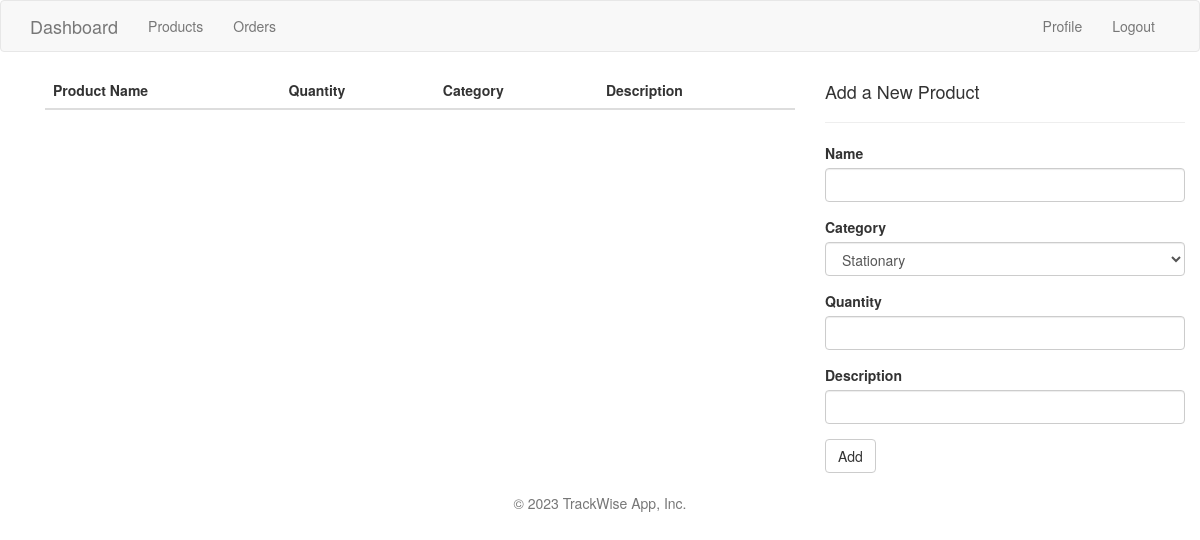
Page /products (signed in) on the earlier database version.
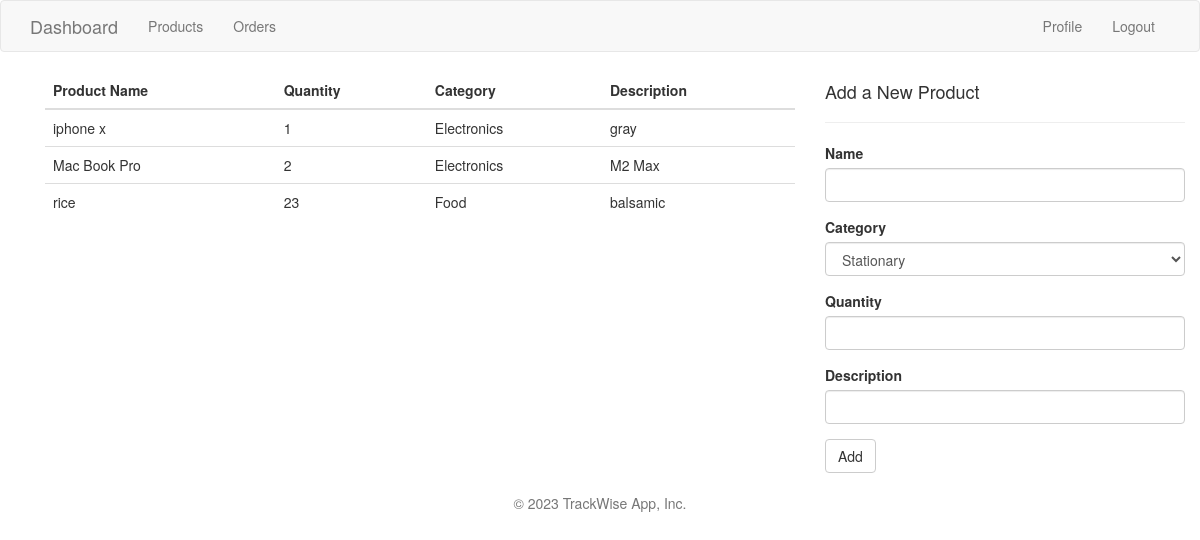
Same page on the later database version.
### app/models.py (models this page shows, shortened)
class Product(db.Model):
    id = db.Column(db.Integer, primary_key=True)
    name = db.Column(db.String(100), nullable=True)
    category = db.Column(db.String(20), nullable=True)
    quantity = db.Column(db.Integer, nullable=True)
    description = db.Column(db.String(200), nullable=True)

### app/routes.py (the view, shortened to what this page needs)
@app.route('/products', methods=['GET', 'POST'])
@login_required
def products():
    products = Product.query.all()
    form = ProductForm()
    context = {
        "products": products,
        "form": form
    }
    return render_template('products.html',title="Products", context=context )

### app/forms.py
class ProductForm(FlaskForm):
    name = StringField("Name", validators=[DataRequired()])
    category = SelectField("Category", choices=CATEGORY, validators=[DataRequired()])
    quantity = IntegerField("Quantity", validators=[DataRequired()])
    description = StringField("Description", validators=[DataRequired()])
    add = SubmitField('Add')

### app/models.py (called while the page is built)
@login.user_loader
def load_user(id):
    return User.query.get(int(id))

### app/templates/products.html
{% extends 'base.html' %}
{% import 'bootstrap/wtf.html' as wtf %}
{% block app_content %}
<div class="container">
    <div class="row">
        <div class="col-md-8">
            <table class="table">
               <thead>
                <tr>
                <th scope="col">Product Name</th>
                <th scope="col">Quantity</th>
                <th scope="col">Category</th>
                <th scope="col">Description</th>
                </tr>
               </thead>
               <tbody>
                {% for product in context.products %}
                <tr>
                    <td>{{ product.name }}</td>
                    <td>{{ product.quantity }}</td>
                    <td>{{ product.category }}</td>
                    <td>{{ product.description }}</td>
                </tr>
                {% endfor %}
            </tbody>
            </table>
        </div>
        <div class="col-md-4">
            <form method="POST">
                <h4>Add a New Product</h4>
                <hr>
                {{ wtf.quick_form(context.form) }}
                <br>
        </div>
    </div>
</div>
{% endblock%}

### app/templates/base.html (shortened to what this page needs)
{% extends 'bootstrap/base.html' %}
{% block navbar %}
{% if current_user.is_authenticated and current_user.is_staff and current_user.is_superuser %}
nav class="navbar navbar-default">
        <div class="container">
            <div class="navbar-header">
                <button type="button" class="navbar-toggle collapsed" data-toggle="collapse" data-target="#bs-example-navbar-collapse-1" aria-expanded="false">
                    <span class="sr-only">Toggle navigation</span>
                    <span class="icon-bar"></span>
                    <span class="icon-bar"></span>
                    <span class="icon-bar"></span>
                </button>
                <a class="navbar-brand" href="{{ url_for('index') }}">TrackWise</a>
            </div>
            <div class="collapse navbar-collapse" id="bs-example-navbar-collapse-1">
                <ul class="nav navbar-nav navbar-right">
                    {% if current_user.is_anonymous %}
                    <li><a href="{{ url_for('login') }}">Login</a></li>
                    <li><a href="{{ url_for('register') }}">Sign Up</a></li>
                    {% else %}
                    <li><a href="{{ url_for('user', username=current_user.username) }}">Profile</a></li>
                    <li><a href="{{ url_for('logout') }}">Logout</a></li>
                    {% endif %}
                </ul>
            </div>
        </div>
    </nav>
{% else%}
    <nav class="navbar navbar-default">
        <div class="container">
            <div class="navbar-header">
                <a class="navbar-brand" href="{{ url_for('dash') }}">Dashboard</a>
            </div>
            <div class="collapse navbar-collapse" id="bs-example-navbar-collapse-1">
                <ul class="nav navbar-nav">
                    <li><a href="{{ url_for('products') }}">Products</a></li>
                    <li><a href="{{ url_for('orders') }}">Orders</a></li>
                </ul>
                <ul class="nav navbar-nav navbar-right">
                    {% if current_user.is_anonymous %}
                    <li><a href="{{ url_for('login') }}">Login</a></li>
                    <li><a href="{{ url_for('register') }}">Sign Up</a></li>
                    {% else %}
                    <li><a href="{{ url_for('user', username=current_user.username) }}">Profile</a></li>
                    <li><a href="{{ url_for('logout') }}">Logout</a></li>
                    {% endif %}
                </ul>
            </div>
        </div>
    </nav>
{% endif %}
{% endblock %}
{% block content %}
    <div class="container">
        {% block app_content %}{% endblock %}
    </div>
    <div class="bg-light">
      <footer class="py-3 my-4">
        <p class="text-center text-muted">&copy; 2023 TrackWise App, Inc.</p>
      </footer>
  </div>
{% endblock %}

Differences in the rows shown:
added Product: name "iphone x", quantity "1", category "Electronics", description "gray"
added Product: name "Mac Book Pro", quantity "2", category "Electronics", description "M2 Max"
added Product: name "rice", quantity "23", category "Food", description "balsamic"
